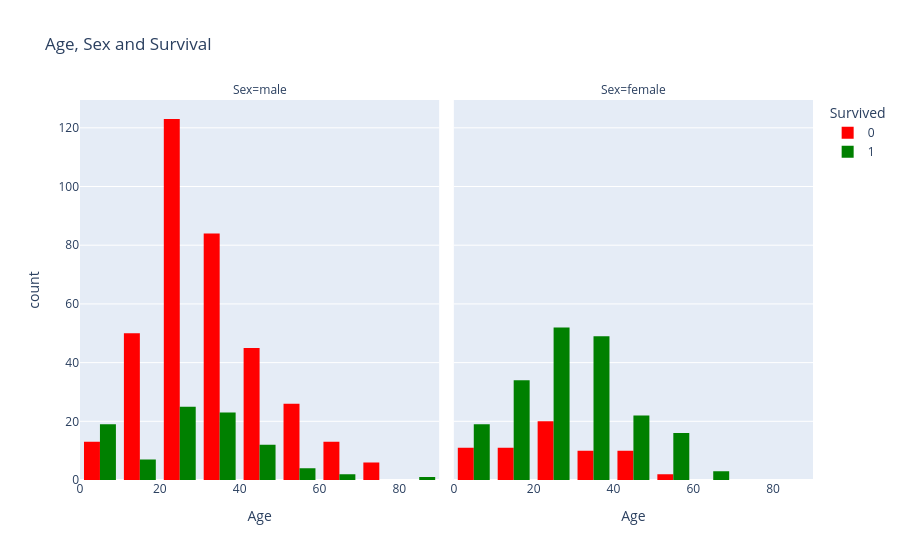

Notebook cell for this chart:
### Markdown cell above
# Age, Sex and Survival

### Code cell
age_sx_surv = px.histogram(
    df,
    x='Age',
    color='Survived',
    barmode='group',
    color_discrete_map={1:'green',0:'red'},
    title='Age, Sex and Survival',
    facet_col='Sex'
            
)

age_sx_surv.update_traces(
    xbins = dict(
        start = 0, end = 82, size= 10
    )
)

### Figure 1 — Plotly figure (JSON) as saved in the notebook; plotly's stock layout.template omitted (floating-point values rounded to 4 significant figures; data arrays with more than 128 entries replaced by an {"elided": "..."} marker saying what was removed)
{"data": [{"alignmentgroup": "True", "bingroup": "x", "hovertemplate": "Survived=0<br>Sex=male<br>Age=%{x}<br>count=%{y}<extra></extra>", "legendgroup": "0", "marker": {"color": "red", "pattern": {"shape": ""}}, "name": "0", "offsetgroup": "0", "orientation": "v", "showlegend": true, "type": "histogram", "x": {"elided": "468 float values"}, "xaxis": "x", "xbins": {"end": 82, "size": 10, "start": 0}, "yaxis": "y"}, {"alignmentgroup": "True", "bingroup": "x", "hovertemplate": "Survived=0<br>Sex=female<br>Age=%{x}<br>count=%{y}<extra></extra>", "legendgroup": "0", "marker": {"color": "red", "pattern": {"shape": ""}}, "name": "0", "offsetgroup": "0", "orientation": "v", "showlegend": false, "type": "histogram", "x": [14.0, 31.0, 8.0, 18.0, 40.0, 27.0, 18.0, 16.0, 28.0, 14.5, 20.0, 17.0, 2.0, 47.0, NaN, 9.0, 45.0, 50.0, NaN, 24.0, 2.0, NaN, NaN, NaN, 25.0, 29.0, 41.0, NaN, 45.0, 24.0, 2.0, 26.0, 38.0, 45.0, 3.0, 31.0, 21.0, 20.0, NaN, NaN, 10.0, 28.0, 21.0, 22.0, NaN, 25.0, 21.0, NaN, 37.0, 30.0, 9.0, 11.0, NaN, 29.0, NaN, NaN, 39.0, 26.0, 9.0, 41.0, 2.0, 18.0, 32.0, 43.0, NaN, 18.0, 25.0, 48.0, 30.5, 57.0, NaN, 30.0, 18.0, 6.0, 23.0, 9.0, 44.0, NaN, 22.0, 39.0, NaN], "xaxis": "x2", "xbins": {"end": 82, "size": 10, "start": 0}, "yaxis": "y2"}, {"alignmentgroup": "True", "bingroup": "x", "hovertemplate": "Survived=1<br>Sex=male<br>Age=%{x}<br>count=%{y}<extra></extra>", "legendgroup": "1", "marker": {"color": "green", "pattern": {"shape": ""}}, "name": "1", "offsetgroup": "1", "orientation": "v", "showlegend": true, "type": "histogram", "x": [NaN, 34.0, 28.0, NaN, NaN, NaN, 32.0, 0.83, 29.0, 23.0, NaN, 12.0, 24.0, 27.0, 9.0, 1.0, 45.0, 3.0, 18.0, 26.0, 40.0, 16.0, 38.0, 19.0, 37.0, 3.0, 25.0, 25.0, 19.0, 30.0, 42.0, NaN, NaN, 0.92, 45.0, 2.0, 3.0, 25.0, 36.0, 21.0, 39.0, 3.0, 44.0, 32.0, 28.0, NaN, 4.0, 34.0, 52.0, 49.0, 29.0, 48.0, 25.0, 9.0, NaN, 26.0, 29.0, 36.0, 32.0, NaN, 8.0, 17.0, 22.0, 32.0, 62.0, 36.0, 32.0, 60.0, 49.0, 35.0, 27.0, 42.0, 20.0, 80.0, 32.0, NaN, 48.0, 56.0, 50.0, 20.0, 31.0, 36.0, 27.0, 31.0, NaN, 35.0, 42.0, NaN, 48.0, 27.0, 35.0, NaN, 31.0, 6.0, 0.67, 20.0, 1.0, 11.0, 0.42, 27.0, 27.0, 1.0, NaN, 0.83, 32.0, NaN, 51.0, 4.0, 26.0], "xaxis": "x", "xbins": {"end": 82, "size": 10, "start": 0}, "yaxis": "y"}, {"alignmentgroup": "True", "bingroup": "x", "hovertemplate": "Survived=1<br>Sex=female<br>Age=%{x}<br>count=%{y}<extra></extra>", "legendgroup": "1", "marker": {"color": "green", "pattern": {"shape": ""}}, "name": "1", "offsetgroup": "1", "orientation": "v", "showlegend": false, "type": "histogram", "x": {"elided": "231 float values"}, "xaxis": "x2", "xbins": {"end": 82, "size": 10, "start": 0}, "yaxis": "y2"}], "layout": {"annotations": [{"font": {}, "showarrow": false, "text": "Sex=male", "x": 0.245, "xanchor": "center", "xref": "paper", "y": 1, "yanchor": "bottom", "yref": "paper"}, {"font": {}, "showarrow": false, "text": "Sex=female", "x": 0.755, "xanchor": "center", "xref": "paper", "y": 1, "yanchor": "bottom", "yref": "paper"}], "barmode": "group", "legend": {"title": {"text": "Survived"}, "tracegroupgap": 0}, "title": {"text": "Age, Sex and Survival"}, "xaxis": {"anchor": "y", "domain": [0, 0.49], "title": {"text": "Age"}}, "xaxis2": {"anchor": "y2", "domain": [0.51, 1], "matches": "x", "title": {"text": "Age"}}, "yaxis": {"anchor": "x", "domain": [0, 1], "title": {"text": "count"}}, "yaxis2": {"anchor": "x2", "domain": [0, 1], "matches": "y", "showticklabels": false}}}
